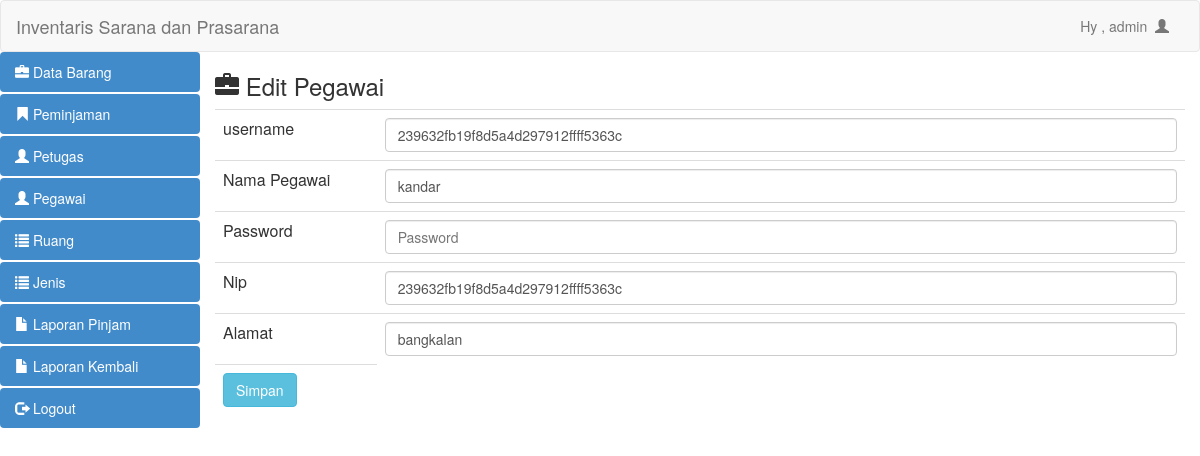
Page /pegawai/edit_pegawai.php?id=1 (signed in) on the committed database.
### tables this page shows
CREATE TABLE IF NOT EXISTS `pegawai` (
  `id_pegawai` int(11) NOT NULL AUTO_INCREMENT,
  `username` varchar(50) DEFAULT NULL,
  `nama_pegawai` varchar(50) DEFAULT NULL,
  `nip` varchar(50) DEFAULT NULL,
  `alamat` varchar(50) DEFAULT NULL,
  PRIMARY KEY (`id_pegawai`)
);

### pegawai/edit_pegawai.php (the view, shortened to what this page needs)
<?php
include "header.php";
?>
<?php
$id = $_GET['id'];
$query = mysql_query ("select * from pegawai where id_pegawai=$id");
$data= mysql_fetch_array($query);
?>
<html>
<head>
	<h3><span class="glyphicon glyphicon-briefcase"></span>  Edit Pegawai</h3>
</head>
<body>
	<form method="post" action="proses_edit_pegawai.php?id=<?php echo $_GET['id'];?>" >
		<table class="table">
			<tr>
				<td class="col-md-2">username</td>
				<td><input type="text" name="username" class="form-control" placeholder="Nama" value="<?php echo $data['username'];?>"></td>
			</tr>
			<tr>
				<td class="col-md-2">Nama Pegawai</td>
				<td><input type="text" name="nama_pegawai" class="form-control" placeholder="Nama" value="<?php echo $data['nama_pegawai'];?>"></td>
			</tr>
			<tr>
				<td>Password</td>
				<td><input type="text" name="pass" class="form-control" placeholder="Password"></td>
			</tr>
			<tr>
				<td>Nip</td>
				<td>
					<input type="text" name="nip" class="form-control" placeholder="NIP" value="<?php echo $data['nip'];?>">
				</td>
			</tr>
			<tr>
				<td>Alamat
				<td>
					<input type="text" name="alamatp" class="form-control" placeholder="Alamat" value="<?php echo $data['alamat'];?>">
				</td>
			</tr>
			<tr>
				<td><input type="submit" name="simpan" class="btn btn-info" value="Simpan"></td>
			</tr>
		</table>
	</form>
</body>
<?php
include "footer.php" ?>
</html>

### rows in the picture
pegawai: username "239632fb19f8d5a4d297912ffff5363c", nama_pegawai "kandar", nip "239632fb19f8d5a4d297912ffff5363c", alamatp "bangkalan"

### other values in the picture
$_SESSION['nama'] "admin"
